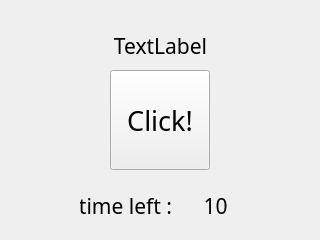
<?xml version="1.0" encoding="UTF-8"?>
<ui version="4.0">
 <class>Form</class>
 <widget class="QWidget" name="Form">
  <property name="geometry">
   <rect>
    <x>0</x>
    <y>0</y>
    <width>320</width>
    <height>240</height>
   </rect>
  </property>
  <property name="minimumSize">
   <size>
    <width>320</width>
    <height>240</height>
   </size>
  </property>
  <property name="maximumSize">
   <size>
    <width>320</width>
    <height>240</height>
   </size>
  </property>
  <property name="windowTitle">
   <string>Form</string>
  </property>
  <widget class="QPushButton" name="click_button">
   <property name="geometry">
    <rect>
     <x>110</x>
     <y>70</y>
     <width>100</width>
     <height>100</height>
    </rect>
   </property>
   <property name="font">
    <font>
     <family>210 Gulim</family>
     <pointsize>20</pointsize>
    </font>
   </property>
   <property name="text">
    <string>Click!</string>
   </property>
  </widget>
  <widget class="QLabel" name="label">
   <property name="geometry">
    <rect>
     <x>110</x>
     <y>30</y>
     <width>101</width>
     <height>31</height>
    </rect>
   </property>
   <property name="font">
    <font>
     <family>210 Gulim</family>
     <pointsize>16</pointsize>
    </font>
   </property>
   <property name="text">
    <string>TextLabel</string>
   </property>
   <property name="alignment">
    <set>Qt::AlignCenter</set>
   </property>
  </widget>
  <widget class="QLabel" name="label_2">
   <property name="geometry">
    <rect>
     <x>80</x>
     <y>190</y>
     <width>91</width>
     <height>31</height>
    </rect>
   </property>
   <property name="font">
    <font>
     <family>210 Gulim</family>
     <pointsize>16</pointsize>
    </font>
   </property>
   <property name="text">
    <string>time left :</string>
   </property>
   <property name="alignment">
    <set>Qt::AlignCenter</set>
   </property>
  </widget>
  <widget class="QLabel" name="label_3">
   <property name="geometry">
    <rect>
     <x>170</x>
     <y>190</y>
     <width>91</width>
     <height>31</height>
    </rect>
   </property>
   <property name="font">
    <font>
     <family>210 Gulim</family>
     <pointsize>16</pointsize>
    </font>
   </property>
   <property name="text">
    <string>10</string>
   </property>
   <property name="alignment">
    <set>Qt::AlignCenter</set>
   </property>
  </widget>
 </widget>
 <resources/>
 <connections/>
</ui>
